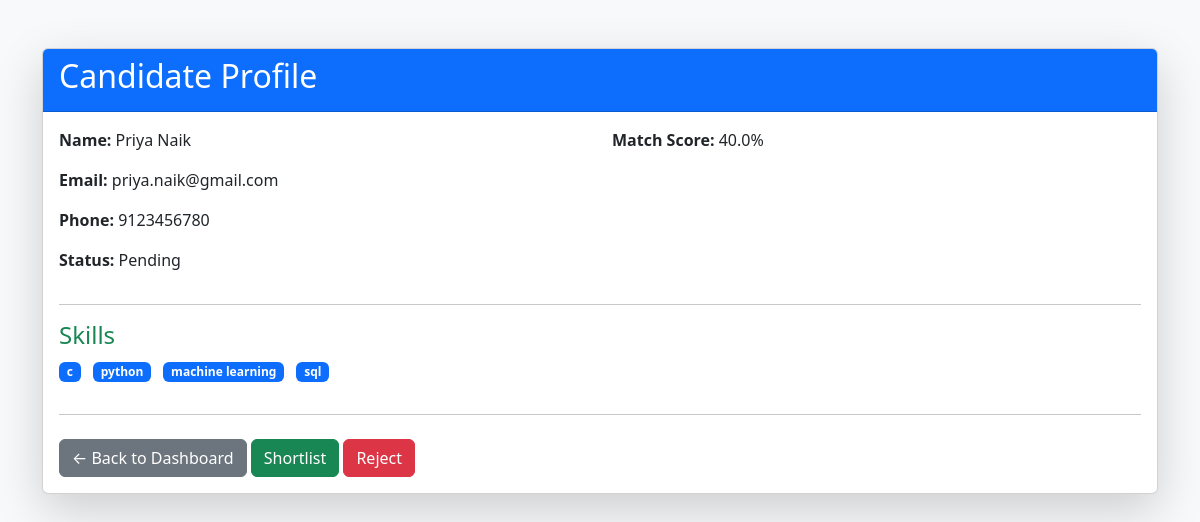
Screenshot of /candidate/25 (signed in) with the database file from the repository.
### tables this page shows
CREATE TABLE candidates(

    id INTEGER PRIMARY KEY AUTOINCREMENT,

    name TEXT,

    email TEXT,

    phone TEXT,

    skills TEXT,

    score REAL,
    job_id INTEGER,

    similarity_score REAL,

    matched_skills TEXT,

    missing_skills TEXT,

    interview_questions TEXT,

    status TEXT

);

### app.py (the view)
@app.route("/candidate/<int:id>")
def candidate_profile(id):
    if not session.get("logged_in"):
        return redirect("/login")
    row = get_candidate_by_id(id)
    if row is None:
        return "Candidate not found"
    candidate = {
    "id": row[0],
    "name": row[1],
    "email": row[2],
    "phone": row[3],
    "skills": row[4].split(",") if row[4] else [],
    "score": row[5],
    "job_id": row[6],
    "similarity_score": row[7],
    "matched": row[8].split(",") if row[8] else [],
    "missing": row[9].split(",") if row[9] else [],
    "questions": json.loads(row[10]) if row[10] else {},
    "status": row[11]
}
    return render_template(
        "candidate_profile.html",
        candidate=candidate
    )

### utils/database.py (called while the page is built)
def get_candidate_by_id(id):
    conn = sqlite3.connect(DB_PATH)
    cursor = conn.cursor()
    cursor.execute("""
    SELECT *
    FROM candidates
    WHERE id = ?
    """, (id,))
    row = cursor.fetchone()
    conn.close()
    return row

### templates/candidate_profile.html (shortened to what this page needs)
<!DOCTYPE html>
<html lang="en">
<head>
    <link
        href="https://cdn.jsdelivr.net/npm/bootstrap@5.3.3/dist/css/bootstrap.min.css"
        rel="stylesheet">
</head>
<body class="bg-light">
<div class="container py-5">
<div class="card shadow-lg">
<div class="card-header bg-primary text-white">
<h2>
Candidate Profile
</h2>
</div>
<div class="card-body">
<div class="row">
<div class="col-md-6">
<p><strong>Name:</strong> {{ candidate.name }}</p>
<p><strong>Email:</strong> {{ candidate.email }}</p>
<p><strong>Phone:</strong> {{ candidate.phone }}</p>
<p><strong>Status:</strong> {{ candidate.status }}</p>
</div>
<div class="col-md-6">
<p><strong>Match Score:</strong> {{ candidate.score }}%</p>
</div>
</div>
<hr>
<h4 class="text-success">
Skills
</h4>
<div class="mb-4">
{% for skill in candidate.skills %}
<span class="badge bg-primary me-2 mb-2">
{{ skill }}
</span>
{% endfor %}
</div>
<hr>
<div class="mt-4">
<a href="/dashboard"
class="btn btn-secondary">
← Back to Dashboard
</a>
<a href="/shortlist/{{ candidate.id }}"
class="btn btn-success">
Shortlist
</a>
<a href="/reject/{{ candidate.id }}"
class="btn btn-danger">
Reject
</a>
</div>
</div>
</div>
</div>
</body>
</html>

### rows the page displays
candidates: name "Priya Naik", email "priya.naik@gmail.com", phone "9123456780", status "Pending", score "40.0"

### other values shown
{{ skill }} "c" "python" "machine learning" "sql"
